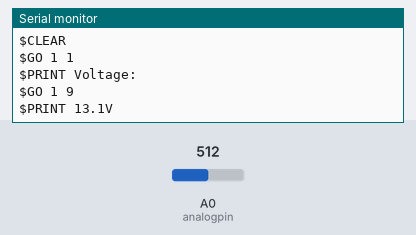
Recording of a sketch running on a simulated Arduino Uno, built with avr-gcc and run on an emulated ATmega328P. Parts: the last lines printed to the serial monitor. Inputs (shaded band) come from the test bench; at power-on: A0 (analogpin) = 512.

Above: at 1.2 s.
1.3 s: A0 (analogpin) set to 716
At 1.52 s:
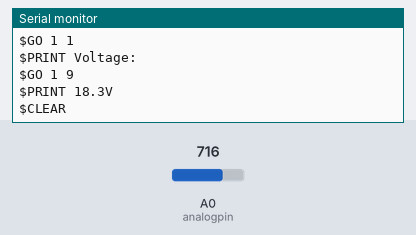
2.8 s: A0 (analogpin) set to 900
At 3.34 s:
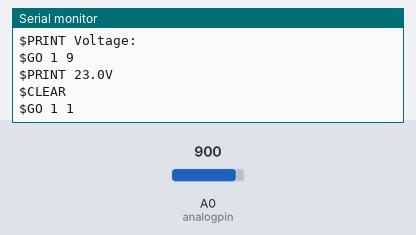
Timing chart, 0 to 5.8 s (numbered marks = the images above; inputs shaded):
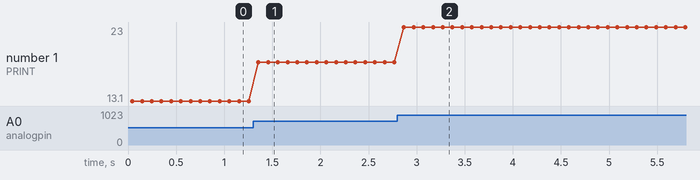

The sketch:

project_29_voltage.ino
```cpp
int analogpin=0;     // Define analogpin as analog port 0
int val,val5;       //Define variables val,val5
int val2=0;      //Define variables val2
int val3=0;     //Define variables val3
int val4=0;    //Define variables val4

void setup()
{
    Serial.begin(9600);     //Set baud rate of 9600
}
void loop()
{
    int val,val5;
    float val1;
    val=analogRead(analogpin);     //Read the value of the analog port and assign it to the variable val
    val1=val/3.9;
    val5=(int)val1;
    val3=val5/100;
    val2=(val5%100)/10;
    val4=val5%10;
    Serial.print("$CLEAR\r\n");      //clear the screen
    Serial.print("$GO 1 1\r\n");
    Serial.print("$PRINT Voltage:\r\n");
    Serial.print("$GO 1 9\r\n");
    Serial.print("$PRINT ");
Serial.print(val3);        //The serial port prints the value of the variable val3
Serial.print(val2);      //The serial port prints the value of the variable val2
    Serial.print(".");               //The serial port prints out a point"."
    Serial.print(val4);         //The serial port prints the value of the variable val4
    Serial.println("V");          //The serial port prints out capital “ V”
    delay(100);      //delay 0.1 second
}
```

Measured:
- after the input at 1.3 s, the serial monitor: prints a new line after 0.06 s (image 1)
- after the input at 2.8 s, the serial monitor: prints a new line after 0.07 s (image 2)
- plotted number 1: 13.1 → 18.3 after the input at 1.3 s, 18.3 → 23 after the input at 2.8 s
